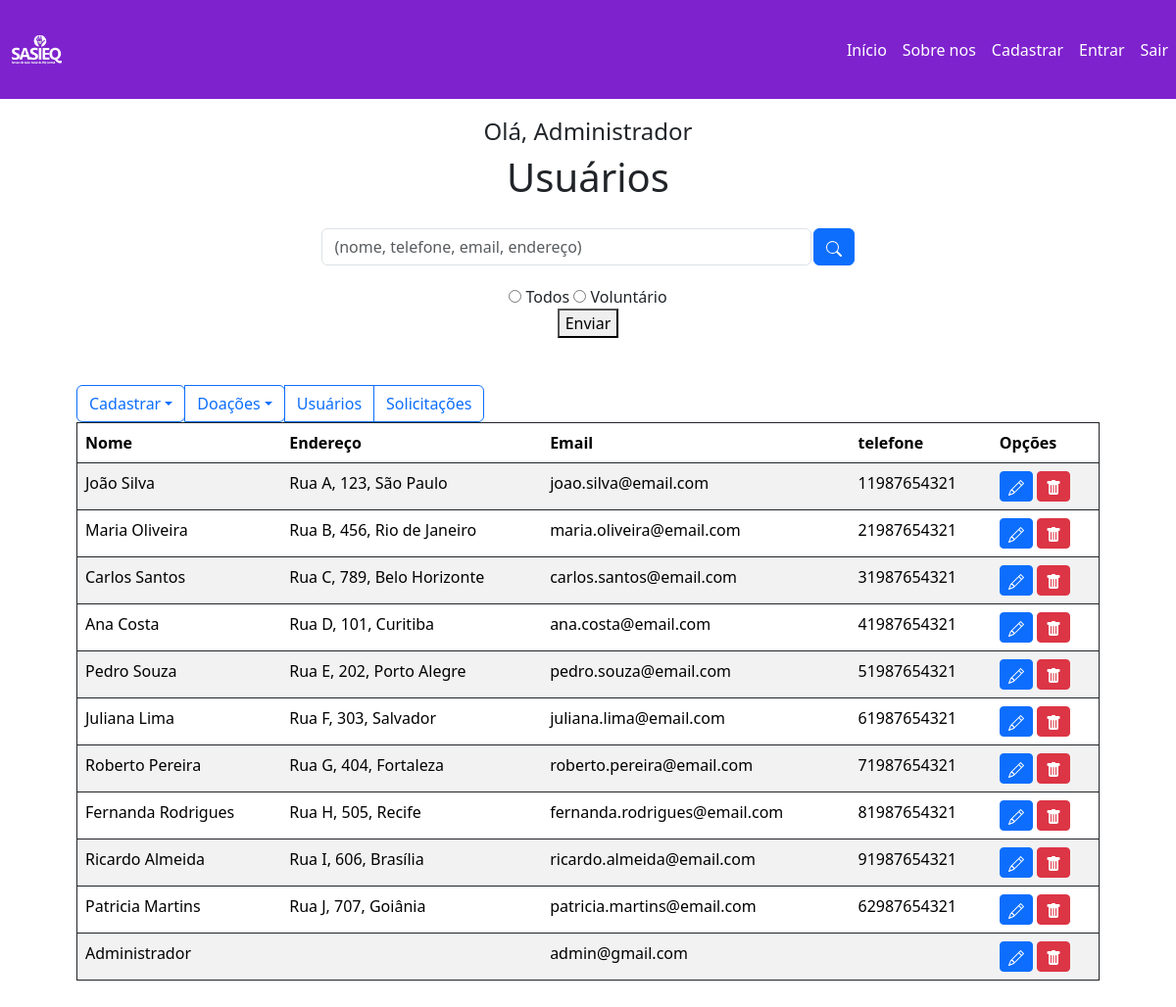
Page /admin_usuario.php (signed in) on the committed database.
### tables this page shows
CREATE TABLE `usuario` (
  `id_usuario` int(11) NOT NULL,
  `nome` varchar(255) DEFAULT NULL,
  `senha` varchar(255) DEFAULT NULL,
  `email` varchar(255) DEFAULT NULL,
  `endereco` varchar(255) DEFAULT NULL,
  `telefone` varchar(255) DEFAULT NULL,
  `tipo_cliente` int(11) DEFAULT NULL
);

### admin_usuario.php (the view, shortened to what this page needs)
<?php
$conexao = conectar();
$logado = $_SESSION['nome'];
$sql_pesquisar = "SELECT * FROM usuario";
$resultado_pesquisar = mysqli_query($conexao, $sql_pesquisar);
?>
<!DOCTYPE html>
<html lang="pt-br">
<head>
    <?php include("links.php"); ?>
</head>
<body>
    <?php include('menu.php');
    ?>
    <div style="margin-top: 10%;" class="text-center">
        <h4>Olá, <?php echo $logado; ?></h4>
        <h1>Usuários</h1>
    </div>
    <div class="caixa-procura">
        <form action="" method="get">
            <input type="search" class="form-control" placeholder="(nome, telefone, email, endereço)" name="pesquisar" id="pesquisar">
            <button class="btn btn-primary btn-btn">
                <svg xmlns="http://www.w3.org/2000/svg" width="16" height="16" fill="currentColor" class="bi bi-search" viewBox="0 0 16 16">
                    <path d="M11.742 10.344a6.5 6.5 0 1 0-1.397 1.398h-.001q.044.06.098.115l3.85 3.85a1 1 0 0 0 1.415-1.414l-3.85-3.85a1 1 0 0 0-.115-.1zM12 6.5a5.5 5.5 0 1 1-11 0 5.5 5.5 0 0 1 11 0" />
                </svg>
            </button>
        </form>
    </div>
    <div class="text-center">
        <form action="" method="GET">
            <input type="radio" id="todos" name="filtro" value="todos">
            <label for="todos">Todos</label>
            <input type="radio" id="voluntario" name="filtro" value="voluntarios">
            <label for="voluntario">Voluntário</label><br>
            <button>Enviar</button>
        </form>
    </div>
    <div class=" container p-5 ">
        <table class="table table-striped table-hover border border-dark  ">
            <thead>
                <div class="head-table">
                    <div class="btn-group" role="group" aria-label="Basic outlined example">
                        <button type="button" class="btn btn-outline-primary dropdown-toggle" data-bs-toggle="dropdown">Cadastrar</button>
                        <form action="admin_doacao.php" method="GET">
                            <button type="button" class="btn btn-outline-primary dropdown-toggle" data-bs-toggle="dropdown">Doações</button>
                        </form>
                        <form action="#" method="get">
                            <button type="button" class="btn btn-outline-primary">Usuários</button>
                        </form>
                        <a href="solicitacoes.php" class="btn btn-outline-primary">Solicitações</a>
                    </div>
                </div>
                <?php
                echo "<tr>";
                echo "<th scope='col'>Nome</th>";
                echo "<th scope='col'>Endereço</th>";
                echo "<th scope='col'>Email</th>";
                echo "<th scope='col'>telefone</th>";
                echo "<th scope='col'>Opções</th>";
                echo "</tr>";
                ?>
            </thead>
            <tbody>
                <?php
                while ($info = mysqli_fetch_assoc($resultado_pesquisar)) {
                    echo '<tr>';
                    echo '<td>' . $info['nome'] . '</td>';
                    echo '<td>' . $info['endereco'] . '</td>';
                    echo '<td>' . $info['email'] . '</td>';
                    echo '<td>' . $info['telefone'] . '</td>';
                    echo '<td>
                        <a class = "btn btn-sm btn-primary" href="form-alterar.php?id_usuario=' . $info['id_usuario'] . '">
                        <svg xmlns="http://www.w3.org/2000/svg" width="16" height="16" fill="currentColor" class="bi bi-pencil" viewBox="0 0 16 16">
                        <path d="M12.146.146a.5.5 0 0 1 .708 0l3 3a.5.5 0 0 1 0 .708l-10 10a.5.5 0 0 1-.168.11l-5 2a.5.5 0 0 1-.65-.65l2-5a.5.5 0 0 1 .11-.168zM11.207 2.5 13.5 4.793 14.793 3.5 12.5 1.207zm1.586 3L10.5 3.207 4 9.707V10h.5a.5.5 0 0 1 .5.5v.5h.5a.5.5 0 0 1 .5.5v.5h.293zm-9.761 5.175-.106.106-1.528 3.821 3.821-1.528.106-.106A.5.5 0 0 1 5 12.5V12h-.5a.5.5 0 0 1-.5-.5V11h-.5a.5.5 0 0 1-.468-.325"/>
                        </svg>
                        </a>
                        <a id="deleteButton"  class = "btn btn-sm btn-danger" data-id_usuario=' . $info['id_usuario'] . '>
                        <svg xmlns="http://www.w3.org/2000/svg" width="16" height="16" fill="currentColor" class="bi bi-trash-fill" viewBox="0 0 16 16">
                        <path d="M2.5 1a1 1 0 0 0-1 1v1a1 1 0 0 0 1 1H3v9a2 2 0 0 0 2 2h6a2 2 0 0 0 2-2V4h.5a1 1 0 0 0 1-1V2a1 1 0 0 0-1-1H10a1 1 0 0 0-1-1H7a1 1 0 0 0-1 1zm3 4a.5.5 0 0 1 .5.5v7a.5.5 0 0 1-1 0v-7a.5.5 0 0 1 .5-.5M8 5a.5.5 0 0 1 .5.5v7a.5.5 0 0 1-1 0v-7A.5.5 0 0 1 8 5m3 .5v7a.5.5 0 0 1-1 0v-7a.5.5 0 0 1 1 0"/>
                        </svg>
                        </a>
                        </td>';
                    echo '</tr>';
                }
                ?>
            </tbody>
        </table>
    </div>
</body>
</html>

### links.php (shortened to what this page needs)
<link rel="stylesheet" type="text/css" href="css/estilo.css?nocache=<?=rand(0,9999999) ?>"/>
 <link href="https://cdn.jsdelivr.net/npm/bootstrap@5.3.3/dist/css/bootstrap.min.css" rel="stylesheet">
 <link href="https://cdn.jsdelivr.net/npm/sweetalert2@11.0.18/dist/sweetalert2.min.css" rel="stylesheet">

### menu.php (shortened to what this page needs)
<header>
    <div class="container-fluid" id="nav-container">
        <nav class="navbar navbar-expand-lg fixed-top navbar-dark">
            <a href="index.php" class="navbar-brand">
                <img id="logo" src="img/logo.png" alt="logo SASIEQ">
            </a>
            <div class="collapse navbar-collapse justify-content-end" id="navbar-links">
                <div class="navbar-nav">
                    <a href="index.php" class="nav-item nav-link" id="home-menu">Início</a>
                    <a href="index.php#sobre-area" class="nav-item nav-link" id="about-menu">Sobre nos</a>
                    <a href="formcad.php" class="nav-item nav-link" id="cad-menu">Cadastrar</a>
                    <a href="login.php" class="nav-item nav-link" id="login-menu">Entrar</a>
                    <a href="logout.php" class="nav-item nav-link" id="login-menu">Sair</a>
                </div>
            </div>
        </nav>
    </div>
</header>

### css/estilo.css (style rules this page uses)
body { font-family: 'roboto',sans-serif; width: 100%; height: 100%; text-decoration: none; }
header,.navbar { background-color: #7e22ce; }
.navbar-nav a { color: white; }
#nav-container { padding-top: 0; padding-bottom: 0; }
#logo { width: 75px; }
.caixa-procura form { display: flex; gap:0.1%; padding: 20px; justify-content: center; }
.caixa-procura input { width: 500px; }

### rows in the picture
usuario: nome "João Silva", endereco "Rua A, 123, São Paulo", email "joao.silva@email.com", telefone "11987654321"
usuario: nome "Maria Oliveira", endereco "Rua B, 456, Rio de Janeiro", email "maria.oliveira@email.com", telefone "21987654321"
usuario: nome "Carlos Santos", endereco "Rua C, 789, Belo Horizonte", email "carlos.santos@email.com", telefone "31987654321"
usuario: nome "Ana Costa", endereco "Rua D, 101, Curitiba", email "ana.costa@email.com", telefone "41987654321"
usuario: nome "Pedro Souza", endereco "Rua E, 202, Porto Alegre", email "pedro.souza@email.com", telefone "51987654321"
usuario: nome "Juliana Lima", endereco "Rua F, 303, Salvador", email "juliana.lima@email.com", telefone "61987654321"
usuario: nome "Roberto Pereira", endereco "Rua G, 404, Fortaleza", email "roberto.pereira@email.com", telefone "71987654321"
usuario: nome "Fernanda Rodrigues", endereco "Rua H, 505, Recife", email "fernanda.rodrigues@email.com", telefone "81987654321"
usuario: nome "Ricardo Almeida", endereco "Rua I, 606, Brasília", email "ricardo.almeida@email.com", telefone "91987654321"
usuario: nome "Patricia Martins", endereco "Rua J, 707, Goiânia", email "patricia.martins@email.com", telefone "62987654321"
usuario: nome "Administrador", email "admin@gmail.com"

### other values in the picture
$logado "Administrador"
